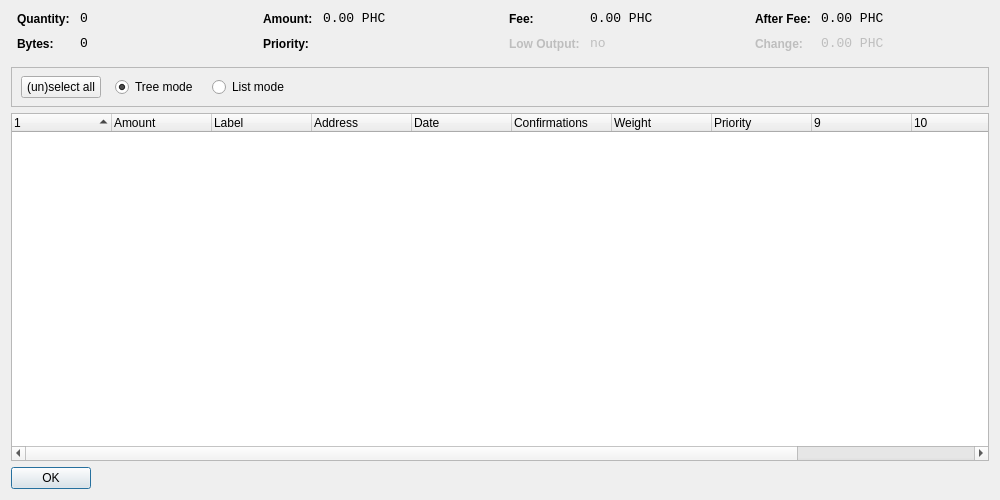
<?xml version="1.0" encoding="UTF-8"?>
<ui version="4.0">
 <class>CoinControlDialog</class>
 <widget class="QWidget" name="CoinControlDialog">
  <property name="geometry">
   <rect>
    <x>0</x>
    <y>0</y>
    <width>1000</width>
    <height>500</height>
   </rect>
  </property>
  <property name="windowTitle">
   <string>Coin Control</string>
  </property>
  <layout class="QVBoxLayout" name="verticalLayout">
   <item>
    <layout class="QHBoxLayout" name="horizontalLayoutTop" stretch="0,0,0,0">
     <property name="topMargin">
      <number>0</number>
     </property>
     <property name="bottomMargin">
      <number>10</number>
     </property>
     <item>
      <layout class="QFormLayout" name="formLayoutCoinControl1">
       <property name="horizontalSpacing">
        <number>10</number>
       </property>
       <property name="verticalSpacing">
        <number>10</number>
       </property>
       <property name="leftMargin">
        <number>6</number>
       </property>
       <property name="rightMargin">
        <number>6</number>
       </property>
       <item row="0" column="0">
        <widget class="QLabel" name="labelCoinControlQuantityText">
         <property name="styleSheet">
          <string notr="true">font-weight:bold;</string>
         </property>
         <property name="text">
          <string>Quantity:</string>
         </property>
        </widget>
       </item>
       <item row="0" column="1">
        <widget class="QLabel" name="labelCoinControlQuantity">
         <property name="font">
          <font>
           <family>Monospace</family>
           <pointsize>10</pointsize>
          </font>
         </property>
         <property name="cursor">
          <cursorShape>IBeamCursor</cursorShape>
         </property>
         <property name="contextMenuPolicy">
          <enum>Qt::ActionsContextMenu</enum>
         </property>
         <property name="text">
          <string notr="true">0</string>
         </property>
         <property name="textInteractionFlags">
          <set>Qt::LinksAccessibleByMouse|Qt::TextSelectableByKeyboard|Qt::TextSelectableByMouse</set>
         </property>
        </widget>
       </item>
       <item row="1" column="0">
        <widget class="QLabel" name="labelCoinControlBytesText">
         <property name="styleSheet">
          <string notr="true">font-weight:bold;</string>
         </property>
         <property name="text">
          <string>Bytes:</string>
         </property>
        </widget>
       </item>
       <item row="1" column="1">
        <widget class="QLabel" name="labelCoinControlBytes">
         <property name="font">
          <font>
           <family>Monospace</family>
           <pointsize>10</pointsize>
          </font>
         </property>
         <property name="cursor">
          <cursorShape>IBeamCursor</cursorShape>
         </property>
         <property name="contextMenuPolicy">
          <enum>Qt::ActionsContextMenu</enum>
         </property>
         <property name="text">
          <string notr="true">0</string>
         </property>
         <property name="textInteractionFlags">
          <set>Qt::LinksAccessibleByMouse|Qt::TextSelectableByKeyboard|Qt::TextSelectableByMouse</set>
         </property>
        </widget>
       </item>
      </layout>
     </item>
     <item>
      <layout class="QFormLayout" name="formLayoutCoinControl2">
       <property name="horizontalSpacing">
        <number>10</number>
       </property>
       <property name="verticalSpacing">
        <number>10</number>
       </property>
       <property name="leftMargin">
        <number>6</number>
       </property>
       <property name="rightMargin">
        <number>6</number>
       </property>
       <item row="0" column="0">
        <widget class="QLabel" name="labelCoinControlAmountText">
         <property name="styleSheet">
          <string notr="true">font-weight:bold;</string>
         </property>
         <property name="text">
          <string>Amount:</string>
         </property>
        </widget>
       </item>
       <item row="0" column="1">
        <widget class="QLabel" name="labelCoinControlAmount">
         <property name="font">
          <font>
           <family>Monospace</family>
           <pointsize>10</pointsize>
          </font>
         </property>
         <property name="cursor">
          <cursorShape>IBeamCursor</cursorShape>
         </property>
         <property name="contextMenuPolicy">
          <enum>Qt::ActionsContextMenu</enum>
         </property>
         <property name="text">
          <string notr="true">0.00 PHC</string>
         </property>
         <property name="textInteractionFlags">
          <set>Qt::LinksAccessibleByMouse|Qt::TextSelectableByKeyboard|Qt::TextSelectableByMouse</set>
         </property>
        </widget>
       </item>
       <item row="1" column="0">
        <widget class="QLabel" name="labelCoinControlPriorityText">
         <property name="styleSheet">
          <string notr="true">font-weight:bold;</string>
         </property>
         <property name="text">
          <string>Priority:</string>
         </property>
        </widget>
       </item>
       <item row="1" column="1">
        <widget class="QLabel" name="labelCoinControlPriority">
         <property name="font">
          <font>
           <family>Monospace</family>
           <pointsize>10</pointsize>
          </font>
         </property>
         <property name="cursor">
          <cursorShape>IBeamCursor</cursorShape>
         </property>
         <property name="contextMenuPolicy">
          <enum>Qt::ActionsContextMenu</enum>
         </property>
         <property name="text">
          <string/>
         </property>
         <property name="textInteractionFlags">
          <set>Qt::LinksAccessibleByMouse|Qt::TextSelectableByKeyboard|Qt::TextSelectableByMouse</set>
         </property>
        </widget>
       </item>
      </layout>
     </item>
     <item>
      <layout class="QFormLayout" name="formLayoutCoinControl3">
       <property name="horizontalSpacing">
        <number>10</number>
       </property>
       <property name="verticalSpacing">
        <number>10</number>
       </property>
       <property name="leftMargin">
        <number>6</number>
       </property>
       <property name="rightMargin">
        <number>6</number>
       </property>
       <item row="0" column="0">
        <widget class="QLabel" name="labelCoinControlFeeText">
         <property name="styleSheet">
          <string notr="true">font-weight:bold;</string>
         </property>
         <property name="text">
          <string>Fee:</string>
         </property>
        </widget>
       </item>
       <item row="0" column="1">
        <widget class="QLabel" name="labelCoinControlFee">
         <property name="font">
          <font>
           <family>Monospace</family>
           <pointsize>10</pointsize>
          </font>
         </property>
         <property name="cursor">
          <cursorShape>IBeamCursor</cursorShape>
         </property>
         <property name="contextMenuPolicy">
          <enum>Qt::ActionsContextMenu</enum>
         </property>
         <property name="text">
          <string notr="true">0.00 PHC</string>
         </property>
         <property name="textInteractionFlags">
          <set>Qt::LinksAccessibleByMouse|Qt::TextSelectableByKeyboard|Qt::TextSelectableByMouse</set>
         </property>
        </widget>
       </item>
       <item row="1" column="0">
        <widget class="QLabel" name="labelCoinControlLowOutputText">
         <property name="enabled">
          <bool>false</bool>
         </property>
         <property name="styleSheet">
          <string notr="true">font-weight:bold;</string>
         </property>
         <property name="text">
          <string>Low Output:</string>
         </property>
        </widget>
       </item>
       <item row="1" column="1">
        <widget class="QLabel" name="labelCoinControlLowOutput">
         <property name="enabled">
          <bool>false</bool>
         </property>
         <property name="font">
          <font>
           <family>Monospace</family>
           <pointsize>10</pointsize>
          </font>
         </property>
         <property name="cursor">
          <cursorShape>IBeamCursor</cursorShape>
         </property>
         <property name="contextMenuPolicy">
          <enum>Qt::ActionsContextMenu</enum>
         </property>
         <property name="text">
          <string>no</string>
         </property>
         <property name="textInteractionFlags">
          <set>Qt::LinksAccessibleByMouse|Qt::TextSelectableByKeyboard|Qt::TextSelectableByMouse</set>
         </property>
        </widget>
       </item>
      </layout>
     </item>
     <item>
      <layout class="QFormLayout" name="formLayoutCoinControl4">
       <property name="horizontalSpacing">
        <number>10</number>
       </property>
       <property name="verticalSpacing">
        <number>10</number>
       </property>
       <property name="leftMargin">
        <number>6</number>
       </property>
       <property name="rightMargin">
        <number>6</number>
       </property>
       <item row="0" column="0">
        <widget class="QLabel" name="labelCoinControlAfterFeeText">
         <property name="styleSheet">
          <string notr="true">font-weight:bold;</string>
         </property>
         <property name="text">
          <string>After Fee:</string>
         </property>
        </widget>
       </item>
       <item row="0" column="1">
        <widget class="QLabel" name="labelCoinControlAfterFee">
         <property name="font">
          <font>
           <family>Monospace</family>
           <pointsize>10</pointsize>
          </font>
         </property>
         <property name="cursor">
          <cursorShape>IBeamCursor</cursorShape>
         </property>
         <property name="contextMenuPolicy">
          <enum>Qt::ActionsContextMenu</enum>
         </property>
         <property name="text">
          <string notr="true">0.00 PHC</string>
         </property>
         <property name="textInteractionFlags">
          <set>Qt::LinksAccessibleByMouse|Qt::TextSelectableByKeyboard|Qt::TextSelectableByMouse</set>
         </property>
        </widget>
       </item>
       <item row="1" column="0">
        <widget class="QLabel" name="labelCoinControlChangeText">
         <property name="enabled">
          <bool>false</bool>
         </property>
         <property name="styleSheet">
          <string notr="true">font-weight:bold;</string>
         </property>
         <property name="text">
          <string>Change:</string>
         </property>
        </widget>
       </item>
       <item row="1" column="1">
        <widget class="QLabel" name="labelCoinControlChange">
         <property name="enabled">
          <bool>false</bool>
         </property>
         <property name="font">
          <font>
           <family>Monospace</family>
           <pointsize>10</pointsize>
          </font>
         </property>
         <property name="cursor">
          <cursorShape>IBeamCursor</cursorShape>
         </property>
         <property name="contextMenuPolicy">
          <enum>Qt::ActionsContextMenu</enum>
         </property>
         <property name="text">
          <string notr="true">0.00 PHC</string>
         </property>
         <property name="textInteractionFlags">
          <set>Qt::LinksAccessibleByMouse|Qt::TextSelectableByKeyboard|Qt::TextSelectableByMouse</set>
         </property>
        </widget>
       </item>
      </layout>
     </item>
    </layout>
   </item>
   <item>
    <widget class="QFrame" name="frame">
     <property name="minimumSize">
      <size>
       <width>0</width>
       <height>40</height>
      </size>
     </property>
     <property name="frameShape">
      <enum>QFrame::StyledPanel</enum>
     </property>
     <property name="frameShadow">
      <enum>QFrame::Sunken</enum>
     </property>
     <widget class="QWidget" name="horizontalLayoutWidget">
      <property name="geometry">
       <rect>
        <x>10</x>
        <y>0</y>
        <width>781</width>
        <height>41</height>
       </rect>
      </property>
      <layout class="QHBoxLayout" name="horizontalLayoutPanel" stretch="0,0,0,0">
       <property name="spacing">
        <number>14</number>
       </property>
       <item>
        <widget class="QPushButton" name="pushButtonSelectAll">
         <property name="sizePolicy">
          <sizepolicy hsizetype="Maximum" vsizetype="Fixed">
           <horstretch>0</horstretch>
           <verstretch>0</verstretch>
          </sizepolicy>
         </property>
         <property name="text">
          <string>(un)select all</string>
         </property>
        </widget>
       </item>
       <item>
        <widget class="QRadioButton" name="radioTreeMode">
         <property name="sizePolicy">
          <sizepolicy hsizetype="Maximum" vsizetype="Fixed">
           <horstretch>0</horstretch>
           <verstretch>0</verstretch>
          </sizepolicy>
         </property>
         <property name="text">
          <string>Tree mode</string>
         </property>
         <property name="checked">
          <bool>true</bool>
         </property>
        </widget>
       </item>
       <item>
        <widget class="QRadioButton" name="radioListMode">
         <property name="sizePolicy">
          <sizepolicy hsizetype="Maximum" vsizetype="Fixed">
           <horstretch>0</horstretch>
           <verstretch>0</verstretch>
          </sizepolicy>
         </property>
         <property name="text">
          <string>List mode</string>
         </property>
        </widget>
       </item>
       <item>
        <spacer name="horizontalSpacer">
         <property name="orientation">
          <enum>Qt::Horizontal</enum>
         </property>
         <property name="sizeHint" stdset="0">
          <size>
           <width>40</width>
           <height>20</height>
          </size>
         </property>
        </spacer>
       </item>
      </layout>
     </widget>
    </widget>
   </item>
   <item>
    <widget class="CoinControlTreeWidget" name="treeWidget">
     <property name="contextMenuPolicy">
      <enum>Qt::CustomContextMenu</enum>
     </property>
     <property name="sortingEnabled">
      <bool>false</bool>
     </property>
     <property name="columnCount">
      <number>12</number>
     </property>
     <attribute name="headerShowSortIndicator" stdset="0">
      <bool>true</bool>
     </attribute>
     <attribute name="headerStretchLastSection">
      <bool>false</bool>
     </attribute>
     <column>
      <property name="text">
       <string/>
      </property>
     </column>
     <column>
      <property name="text">
       <string>Amount</string>
      </property>
     </column>
     <column>
      <property name="text">
       <string>Label</string>
      </property>
     </column>
     <column>
      <property name="text">
       <string>Address</string>
      </property>
     </column>
     <column>
      <property name="text">
       <string>Date</string>
      </property>
     </column>
     <column>
      <property name="text">
       <string>Confirmations</string>
      </property>
      <property name="toolTip">
       <string>Confirmed</string>
      </property>
     </column>
     <column>
      <property name="text">
       <string>Weight</string>
      </property>
     </column>
     <column>
      <property name="text">
       <string>Priority</string>
      </property>
     </column>
     <column>
      <property name="text">
       <string/>
      </property>
     </column>
     <column>
      <property name="text">
       <string/>
      </property>
     </column>
     <column>
      <property name="text">
       <string/>
      </property>
     </column>
     <column>
      <property name="text">
       <string/>
      </property>
     </column>
    </widget>
   </item>
   <item>
    <widget class="QDialogButtonBox" name="buttonBox">
     <property name="sizePolicy">
      <sizepolicy hsizetype="Maximum" vsizetype="Fixed">
       <horstretch>0</horstretch>
       <verstretch>0</verstretch>
      </sizepolicy>
     </property>
     <property name="orientation">
      <enum>Qt::Horizontal</enum>
     </property>
     <property name="standardButtons">
      <set>QDialogButtonBox::Ok</set>
     </property>
    </widget>
   </item>
  </layout>
 </widget>
 <customwidgets>
  <customwidget>
   <class>CoinControlTreeWidget</class>
   <extends>QTreeWidget</extends>
   <header>coincontroltreewidget.h</header>
  </customwidget>
 </customwidgets>
 <resources/>
 <connections/>
</ui>
